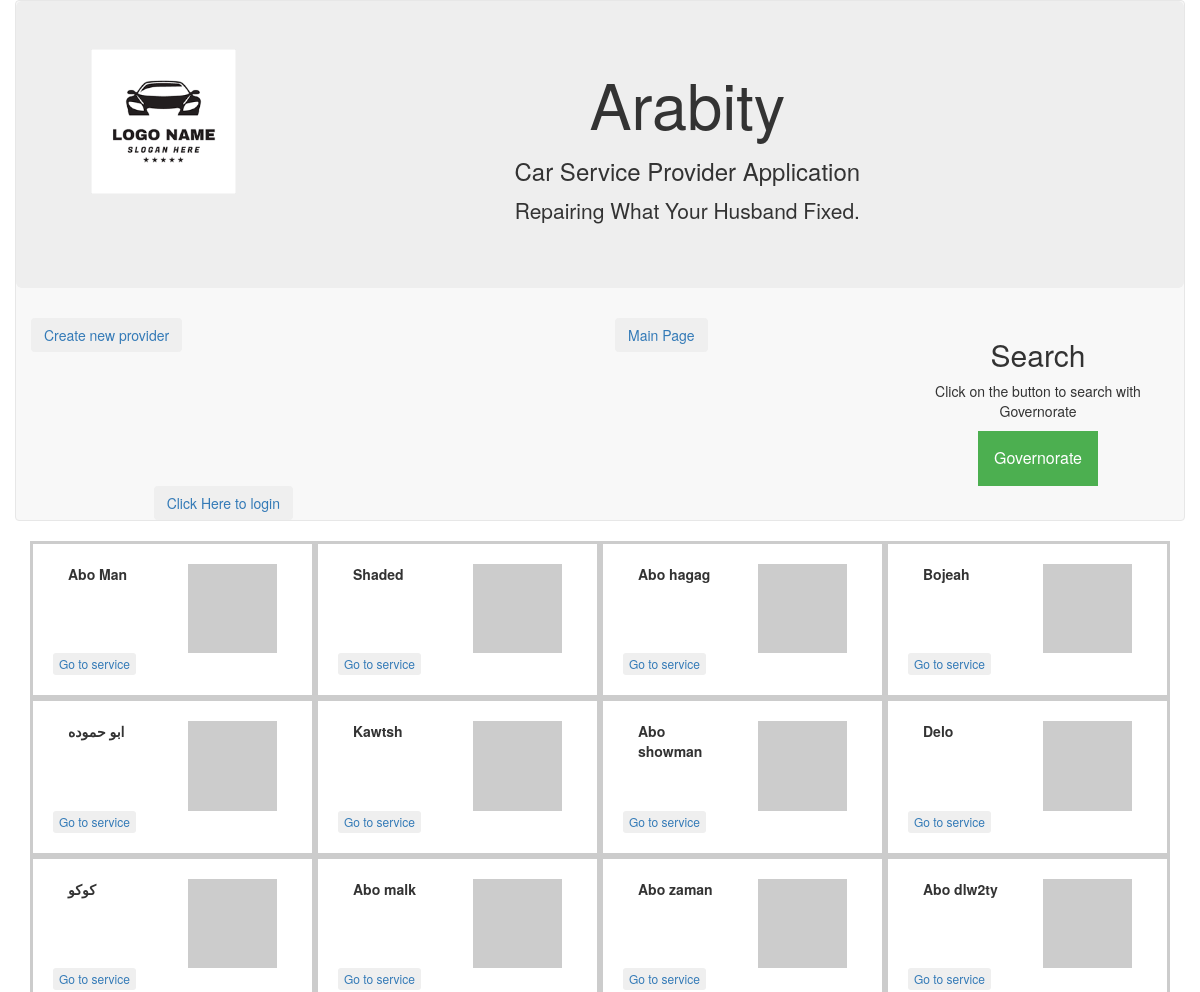
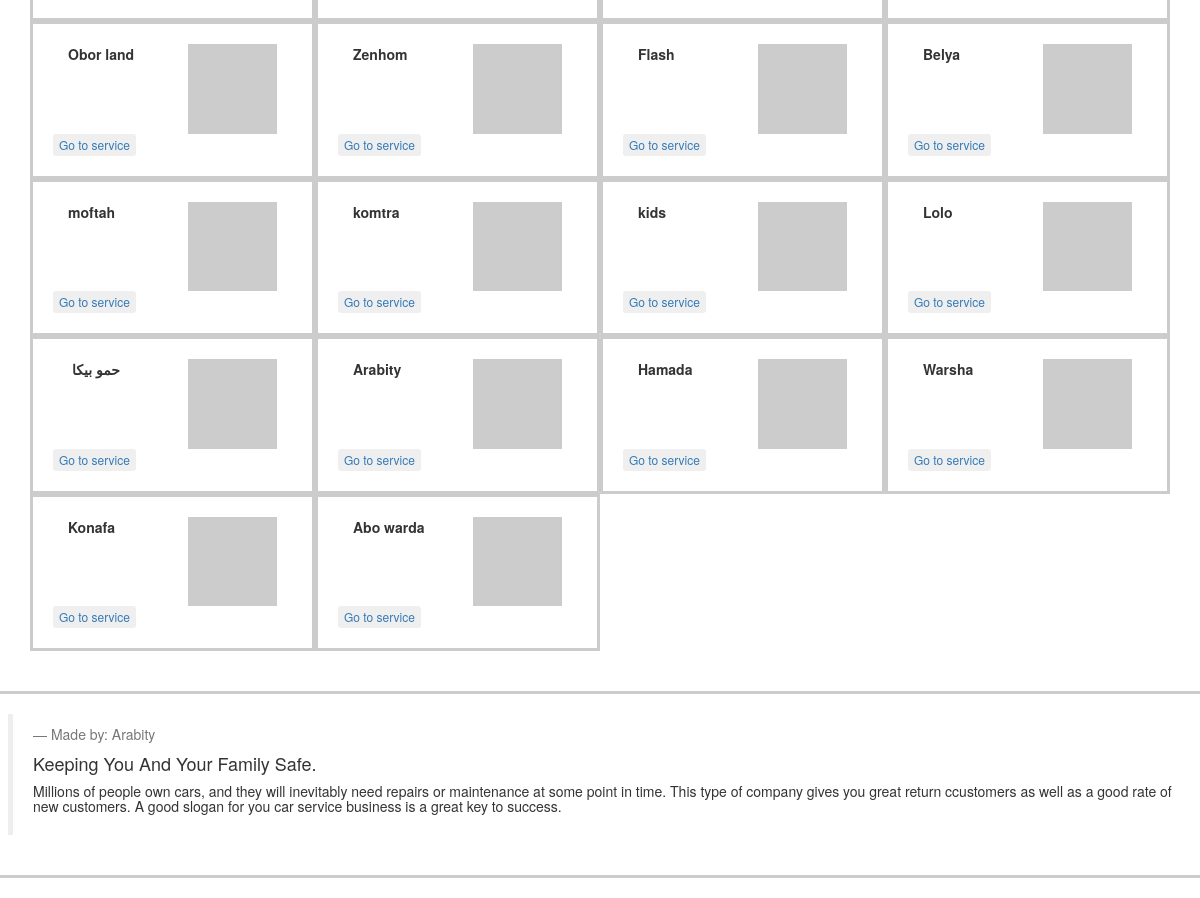
The app's page /provider with its own data (2 pictures, top to bottom).
### database_setup_arabity.py (models this page shows)
class Provider(Base):
    __tablename__ = 'provider'
    id = Column(Integer, primary_key=True)
    name = Column(String(20), nullable=False)
    logo = Column(String(250), nullable=False)
    user_id = Column(Integer, ForeignKey('user.id'), nullable=False)
    user = relationship(User)
    provider_add = relationship("ProviderAdd", cascade="all, delete-orphan")
    telephone = relationship("Telephone", cascade="all, delete-orphan")
    mobile = relationship("Mobile", cascade="all, delete-orphan")
    location = relationship("Location", cascade="all, delete-orphan")
    provider_brand = relationship("ProviderBrand", cascade="all, delete-orphan")
    provider_service = relationship("ProviderService", cascade="all, delete-orphan")
    provider_verification = relationship("ProviderVerification", cascade="all, delete-orphan")
    story = relationship("Story", cascade="all, delete-orphan")
    social_link = relationship("SocialLink", cascade="all, delete-orphan")
    provider_tag = relationship("ProviderTag", cascade="all, delete-orphan")
    provider_extra = relationship("ProviderExtra", cascade="all, delete-orphan")

### project.py (the view)
@app.route('/')
@app.route('/provider')
def providerName():
    provider = session.query(Provider).all()
    governorate = session.query(Address).filter_by(parent_id=0).all()
    try:
        if filterGov in locals():
            print ("hablooooooooooooooooooooooo")
            print ("hablooooooooooooooooooooooo")
            allAdd = session.query(ProviderAdd).all()
            provider = []
            for add in allAdd:
                add_id = session.query(Address).filter_by(id=add.address_id).one()
                while True:
                    if add.parent_id == 0:
                        if add.address == filterGov:
                            filterProv = session.query(Provider).\
                                                filter_by(id=add.provider_id).one()
                            provider.append(filterProv)
                    add = session.query(Address).filter_by(id=add.parent_id).one()
    except:
        if 'username' not in login_session:
            return render_template('publicmain.html', provider=provider,\
                                    governorate=governorate)
        else:
            return render_template('main.html', provider=provider,\
                                    governorate=governorate)

### templates/publicmain.html (shortened to what this page needs)
<!DOCTYPE html>
<html lang="en">
<head>
  <link rel="stylesheet" href="https://maxcdn.bootstrapcdn.com/bootstrap/3.3.7/css/bootstrap.min.css">
</head>
<body>
	<nav class="container navbar navbar-default">
			<div class="row jumbotron text-center" >
				<div class="col-sm-2">
					<img src="/static/arabity.png" class="title-logo img-fluid img-responsive" height="150" width="150"/>
				</div>
				<div class="col-sm-10">
          <h1>Arabity</h1>
					<h3>Car Service Provider Application</h3>
					<p>Repairing What Your Husband Fixed.</p>
				</div>
				</div>
			<div class="row">
				<div class="col-md-6 btn-group text-center" role="group">
					<button type="button" class="btn btn-secondary pull-left">
						<a href='{{url_for('newProvider')}}'>Create new provider</a>
					</button>
				</div>
        <div class="col-md-3 btn-group text-center" role="group">
          <button type="button" class="btn btn-secondary pull-left">
            <a href='{{url_for('providerName')}}'>Main Page</a>
          </button>
        </div>
        <div class="col-md-3 btn-group text-center" role="group">
          <body>
  <h2>Search</h2>
  <p>Click on the button to search with Governorate</p>
  <div class="dropdown">
    <button onclick="myFunction()" class="dropbtn">Governorate</button>
  </div>
  </body>
  </html>
				<div class="col-md-3 btn-group text-center" role="group">
					<button type="button" class="btn btn-secondary pull-right">
						{% if 'username' not in session %}
						<a  href="{{url_for('showLogin')}}">Click Here to login</a>
						{% else %}
						<a  href="{{url_for('gdisconnect')}}">Disconnect</a>
						{% endif %}
					</button>
				</div>
  <div class="container">
		{% for i in provider %}
		<div class="col-md-3 pill-center" style="padding: 20px; border: 3px solid #ccc">
      <div class="col-md-6">
        <p><strong>{{i.name}}</strong></p>
      </div>
      <div class="col-md-6">
        <img src={{i.logo}} class="title-logo img-fluid img-responsive" height="150" width="150"/>
      </div>
				<button type="button" class="btn btn-xs pull-left">
				<a href='{{url_for('providerService', provider_id=i.id, creator=i.user_id) }}'>Go to service</a>
				</button>
		</div>
	  {% endfor %}
	</div>
  <div class="row" style="padding: 20px; border: 3px solid #ccc">
    <blockquote>
      <footer>Made by: Arabity</footer>
      <h4>Keeping You And Your Family Safe.</h4>
      <h5>Millions of people own cars, and they will inevitably need repairs or maintenance at some point in time. This type of company gives you great return ccustomers as well as a good rate of new customers.
            A good slogan for you car service business is a great key to success.</h5>
    </blockquote>
  </div>
</body>
</html>

### templates/publicmain.html (style rules this page uses)
.dropbtn { background-color: #4CAF50; color: white; padding: 16px; font-size: 16px; border: none; cursor: pointer; }
.dropdown { position: relative; display: inline-block; }

### records on screen
Provider: name "Abo Man"
Provider: name "Shaded"
Provider: name "Abo hagag"
Provider: name "Bojeah"
Provider: name "ابو حموده"
Provider: name "Kawtsh"
Provider: name "Abo showman"
Provider: name "Delo"
Provider: name "كوكو"
Provider: name "Abo malk"
Provider: name "Abo zaman"
Provider: name "Abo dlw2ty"
Provider: name "Obor land"
Provider: name "Zenhom"
Provider: name "Flash"
Provider: name "Belya"
Provider: name "moftah"
Provider: name "komtra"
Provider: name "kids"
Provider: name "Lolo"
Provider: name "حمو بيكا"
Provider: name "Arabity"
Provider: name "Hamada"
Provider: name "Warsha"
Provider: name "Konafa"
Provider: name "Abo warda"
